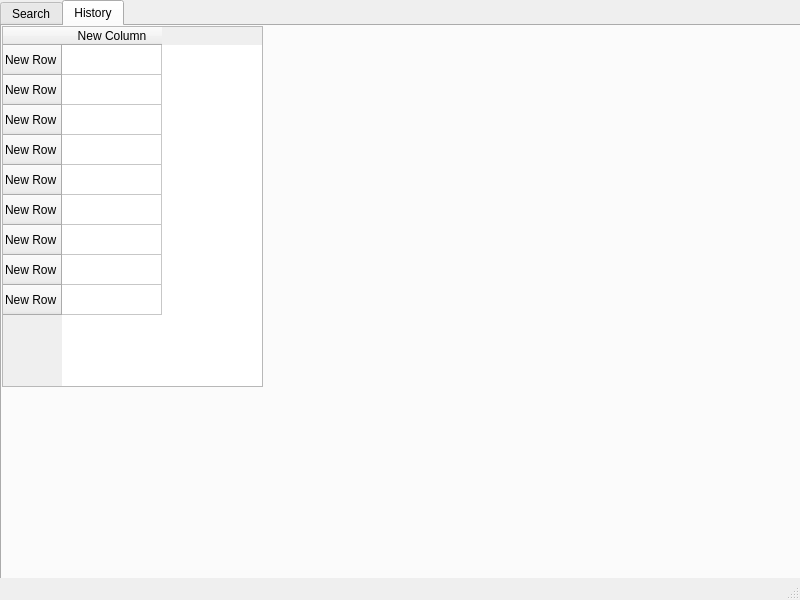
<?xml version="1.0" encoding="UTF-8"?>
<ui version="4.0">
 <class>MainWindow</class>
 <widget class="QMainWindow" name="MainWindow">
  <property name="geometry">
   <rect>
    <x>0</x>
    <y>0</y>
    <width>800</width>
    <height>600</height>
   </rect>
  </property>
  <property name="windowTitle">
   <string>WeatherApp</string>
  </property>
  <widget class="QWidget" name="centralwidget">
   <widget class="QTabWidget" name="tabWidget">
    <property name="geometry">
     <rect>
      <x>0</x>
      <y>0</y>
      <width>801</width>
      <height>581</height>
     </rect>
    </property>
    <property name="currentIndex">
     <number>1</number>
    </property>
    <property name="iconSize">
     <size>
      <width>30</width>
      <height>30</height>
     </size>
    </property>
    <property name="movable">
     <bool>true</bool>
    </property>
    <property name="tabBarAutoHide">
     <bool>false</bool>
    </property>
    <widget class="QWidget" name="search_tab">
     <attribute name="title">
      <string>Search</string>
     </attribute>
     <widget class="QLabel" name="label">
      <property name="geometry">
       <rect>
        <x>0</x>
        <y>140</y>
        <width>201</width>
        <height>41</height>
       </rect>
      </property>
      <property name="styleSheet">
       <string notr="true">font: 75 26pt &quot;MS Shell Dlg 2&quot;;</string>
      </property>
      <property name="text">
       <string>Enter Place :</string>
      </property>
     </widget>
     <widget class="QTextEdit" name="textEdit">
      <property name="geometry">
       <rect>
        <x>200</x>
        <y>140</y>
        <width>271</width>
        <height>41</height>
       </rect>
      </property>
      <property name="styleSheet">
       <string notr="true">font: 26pt &quot;MS Shell Dlg 2&quot;;
</string>
      </property>
      <property name="html">
       <string>&lt;!DOCTYPE HTML PUBLIC &quot;-//W3C//DTD HTML 4.0//EN&quot; &quot;http://www.w3.org/TR/REC-html40/strict.dtd&quot;&gt;
&lt;html&gt;&lt;head&gt;&lt;meta name=&quot;qrichtext&quot; content=&quot;1&quot; /&gt;&lt;style type=&quot;text/css&quot;&gt;
p, li { white-space: pre-wrap; }
&lt;/style&gt;&lt;/head&gt;&lt;body style=&quot; font-family:'MS Shell Dlg 2'; font-size:26pt; font-weight:400; font-style:normal;&quot;&gt;
&lt;p style=&quot;-qt-paragraph-type:empty; margin-top:0px; margin-bottom:0px; margin-left:0px; margin-right:0px; -qt-block-indent:0; text-indent:0px;&quot;&gt;&lt;br /&gt;&lt;/p&gt;&lt;/body&gt;&lt;/html&gt;</string>
      </property>
     </widget>
     <widget class="QPushButton" name="pushButton">
      <property name="geometry">
       <rect>
        <x>480</x>
        <y>140</y>
        <width>81</width>
        <height>41</height>
       </rect>
      </property>
      <property name="styleSheet">
       <string notr="true">font: 26pt &quot;MS Shell Dlg 2&quot;;</string>
      </property>
      <property name="text">
       <string>Go</string>
      </property>
     </widget>
    </widget>
    <widget class="QWidget" name="history_tab">
     <attribute name="title">
      <string>History</string>
     </attribute>
     <widget class="QTableWidget" name="tableWidget">
      <property name="geometry">
       <rect>
        <x>0</x>
        <y>0</y>
        <width>261</width>
        <height>361</height>
       </rect>
      </property>
      <row>
       <property name="text">
        <string>New Row</string>
       </property>
      </row>
      <row>
       <property name="text">
        <string>New Row</string>
       </property>
      </row>
      <row>
       <property name="text">
        <string>New Row</string>
       </property>
      </row>
      <row>
       <property name="text">
        <string>New Row</string>
       </property>
      </row>
      <row>
       <property name="text">
        <string>New Row</string>
       </property>
      </row>
      <row>
       <property name="text">
        <string>New Row</string>
       </property>
      </row>
      <row>
       <property name="text">
        <string>New Row</string>
       </property>
      </row>
      <row>
       <property name="text">
        <string>New Row</string>
       </property>
      </row>
      <row>
       <property name="text">
        <string>New Row</string>
       </property>
      </row>
      <column>
       <property name="text">
        <string>New Column</string>
       </property>
      </column>
     </widget>
    </widget>
   </widget>
  </widget>
  <widget class="QMenuBar" name="menubar">
   <property name="geometry">
    <rect>
     <x>0</x>
     <y>0</y>
     <width>800</width>
     <height>21</height>
    </rect>
   </property>
  </widget>
  <widget class="QStatusBar" name="statusbar"/>
 </widget>
 <resources/>
 <connections/>
</ui>
